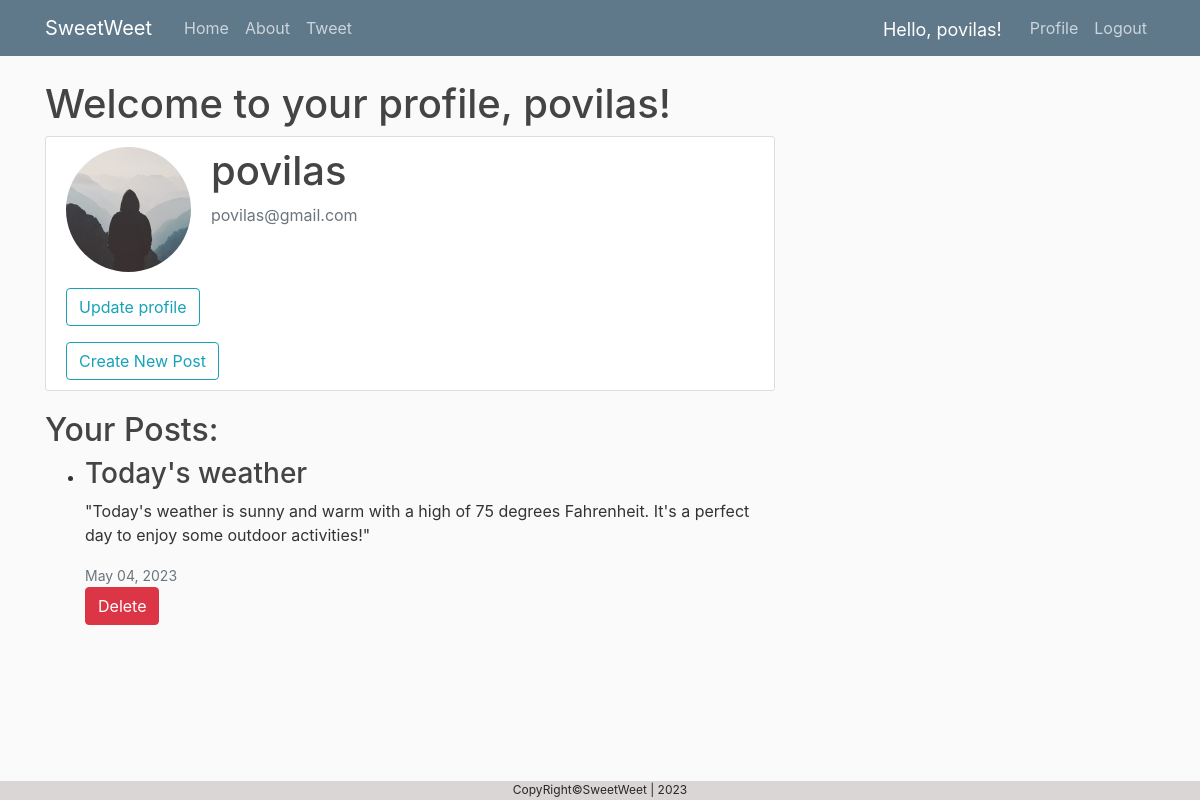
Screenshot of /users/users/profile/1/ (signed in) with the database file from the repository.
### users/models.py (models this page shows, shortened)
class Profile(models.Model):
    user = models.OneToOneField(User, on_delete=models.CASCADE)
    image = models.ImageField(default='default.jpg', upload_to='profile_pics')

### newapp/models.py (models this page shows, shortened)
class Post(models.Model):
    title = models.CharField(max_length=100)
    content = models.TextField()
    date_posted = models.DateTimeField(default=timezone.now)
    author = models.ForeignKey(User, on_delete=models.CASCADE)

### users/views.py (the view)
# urls.py: path('users/profile/<int:user_id>/', views.profile, name='profile'),
def profile(request, user_id):
    user = get_object_or_404(User, id=user_id)
    posts = Post.objects.filter(author=user).order_by('-date_posted')
    context = {'user': user, 'posts': posts}
    return render(request, 'profile.html', context)

### templates/profile.html (shortened to what this page needs)
{% extends 'base.html' %}
{% block content %}
  <h1>Welcome to your profile, {{ user.username }}!</h1>
  <div class="content-section">
    <div class="media">
      <img class="rounded-circle account-img" src="{{ user.profile.image.url }}">
      <div class="media-body">
        <h2 class="account-heading">{{ user.username }}</h2>
        <p class="text-secondary">{{ user.email }}</p>
      </div>
    </div>
      <div>
        <div class="form-group">
          <button class="btn btn-outline-info" type="submit">Update profile</button>
        </div class="form-group">
        <a href="{% url 'tweet' %}" class="btn btn-outline-info">Create New Post</a>
      </div>
  </div>
  {% if posts %}
    <h2>Your Posts:</h2>
    <ul>
      {% for post in posts %}
        <li>
          <h3>{{ post.title }}</h3>
          <p>{{ post.content }}</p>
          <small class="text-muted">{{ post.date_posted|date:"F d, Y" }}</small>
          <form method="post" action="{% url 'delete_post' post_id=post.id %}">
            <button type="submit" class="btn btn-danger">Delete</button>
          </form>
        </li>
      {% endfor %}
    </ul>
  {% else %}
    <p>You haven't created any posts yet.</p>
  {% endif %}
{% endblock content %}

### templates/base.html (shortened to what this page needs)
{% load static %}
<!DOCTYPE html>
<html>
<head>
    <link rel="stylesheet" href="https://cdn.jsdelivr.net/npm/bootstrap@4.6.2/dist/css/bootstrap.min.css">
    <link rel="stylesheet" type="text/css" href="{% static 'main.css' %}">
</head>
<body>
    <header class="site-header">
      <nav class="navbar navbar-expand-md navbar-dark bg-steel fixed-top">
        <div class="container">
          <a class="navbar-brand mr-4" href="{% url 'about' %}">SweetWeet</a>
          <div class="collapse navbar-collapse" id="navbarToggle">
            <div class="navbar-nav mr-auto">
              <a class="nav-item nav-link" href="{% url 'home' %}">Home</a>
              <a class="nav-item nav-link" href="{% url 'about' %}">About</a>
              {% if user.is_authenticated %}
                <a class="nav-item nav-link" href="{% url 'tweet' %}">Tweet</a>
              {% endif %}
            </div>
            <div class="navbar-nav">
              {% if user.is_authenticated %}
                <span id="hello-msg"> Hello, {{request.user}}!</span>
                <a class="nav-item nav-link" href="{% url 'profile' user.id %}">Profile</a>
              {% else %}
              <a class="nav-item nav-link" href="{% url 'login' %}">Login</a>
              {% endif %}
              <a class="nav-item nav-link" href="{% url 'logout' %}">Logout</a>
            </div>
          </div>
        </div>
      </nav>
    </header>
    <main role="main" class="container">
      <div class="row">
        <div class="col-md-8">
          {% block content %}{% endblock %}
        </div>
      </div>
    </main>
  <footer>
      <div class="d-flex flex-row align-items-center footer">
        <p class="m-auto">CopyRight©SweetWeet | 2023</p>
      </div>
  </footer>
 </body>
</html>

### static/main.css (style rules this page uses)
body { background: #fafafa; color: #333333; margin-top: 5rem; }
h1, h2, h3, h4, h5, h6 { color: #444444; }
ul { margin: 0; }
.bg-steel { background-color: #5f788a; }
.site-header .navbar-nav .nav-link { color: #cbd5db; }
#hello-msg { font-size: 18px; color: #ffffff; margin-right: 20px; margin-top: 8px; }
.content-section { background: #ffffff; padding: 10px 20px; border: 1px solid #dddddd; border-radius: 3px; margin-bottom: 20px; }
.account-img { height: 125px; width: 125px; margin-right: 20px; margin-bottom: 16px; }
.account-heading { font-size: 2.5rem; }
footer { position: fixed; bottom: 0; width: 100%; height: 19px; background-color: #dbd6d6; }
.footer { color: #272626; font-size: 12px; }
.footer p { margin: 0; display: flex; align-items: center; }

### rows the page displays
Post: title "Today's weather", content "\"Today's weather is sunny and warm with a high of 75 degrees Fahrenheit. It's a perfect day to enjoy some outdoor activities!\"", date_posted "May 04, 2023"

### other values shown
{{ request.user }} "povilas"
{{ user.username }} "povilas"
{{ user.email }} "povilas@gmail.com"
